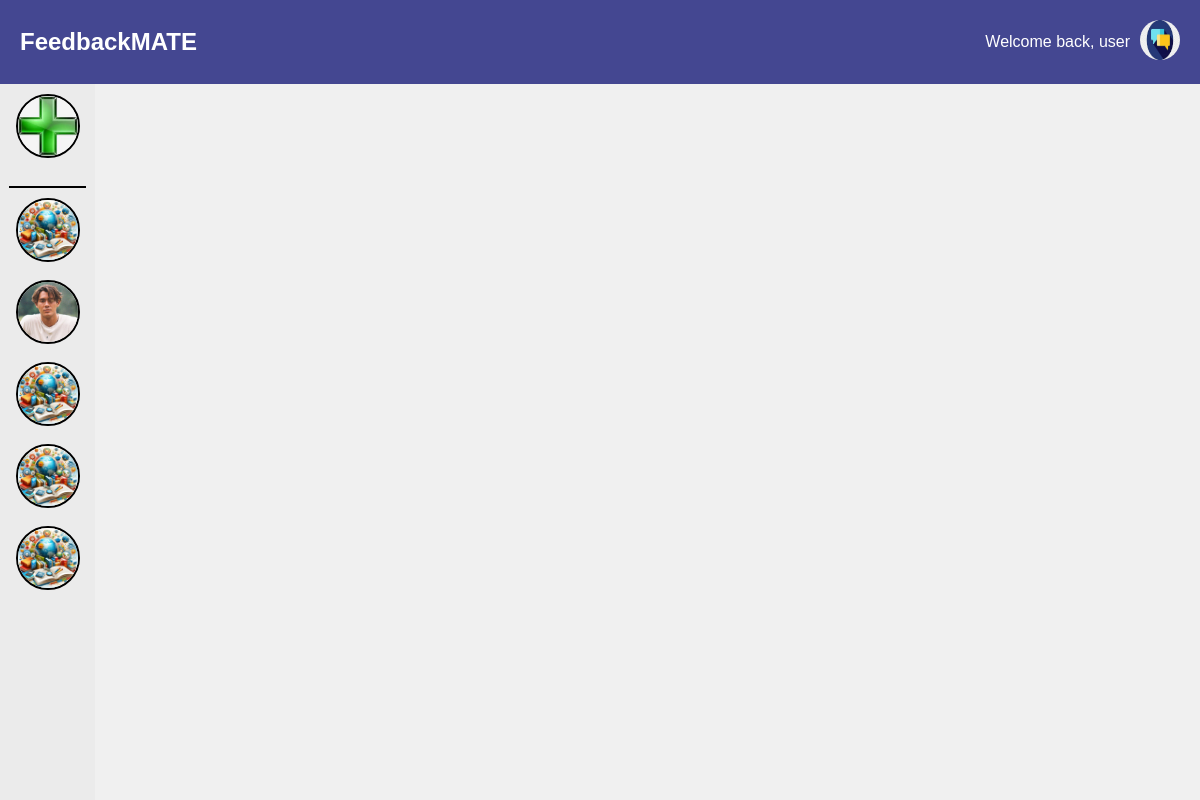
The page /student/ (signed in) on the database its author committed.
### main/models.py (models this page shows, shortened)
class UserInfo(models.Model):
    user = models.OneToOneField(User, on_delete=models.CASCADE)
    profile_name = models.CharField(max_length=30)
    user_image = models.ImageField(upload_to=user_image_path, default='img/user.png')

class Channel(models.Model):
    name = models.CharField(max_length=70)
    pin_code = models.CharField(max_length=6, unique=True, blank=True, null=True)
    user = models.ForeignKey(User, on_delete=models.CASCADE)
    description = models.TextField(max_length=500, blank=True)
    image = models.ImageField(upload_to=channel_image_path, default='img/channel_icon.jpg')
    students = models.ManyToManyField(User, related_name='joined_channels', blank=True)

### main/decorators.py (the view)
    def _wrapped_view(request, *args, **kwargs):
        if request.user.groups.filter(name='student').exists():
            return view_func(request, *args, **kwargs)
        else:
            return HttpResponseForbidden("You do not have permission to access this page.")

### main/views.py (called while the page is built)
@login_required(login_url='login')
@student_required
def studentPage(request):
    user_channels = request.user.joined_channels.all()
    user_info = UserInfo.objects.get(user=request.user)
    return render(request, 'student.html', {
        'username': user_info.profile_name,
        'channels': user_channels,
        'user_image': user_info.user_image.url,
    })

### main/templates/student.html (shortened to what this page needs)
<!DOCTYPE html>
<html lang="en">
{% load static %}
<head>
    <link rel="stylesheet" href="https://cdnjs.cloudflare.com/ajax/libs/font-awesome/5.15.1/css/all.min.css">
    <link rel="stylesheet" href="https://cdnjs.cloudflare.com/ajax/libs/font-awesome/5.15.3/css/all.min.css">
</head>
<body>
    <div class="app-container">
        <div class="header">
            <div class="logo">FeedbackMATE</div>
            <div class="user-info">
                <span class="welcome-text">Welcome back, {{ username }}</span>
                <div class="user-dropdown">
                    <img src="{{ user_image }}" alt="User Image" width="40" height="40" style="border-radius: 50%;">
                </div>
            </div>
        </div>
        <div class="main-container">
            <div class="sidebar">
                <div class="channel-icon-container add-channel create-channel-btn">
                    <img src="{% static 'img/add_channel_icon.jpg' %}" alt="Add Channel" class="channel-icon" onclick="location.href='{% url 'join-channel' %}'">
                </div>
                <div class="channel-divider"></div>
                {% block channel %}
                {% for channel in channels %}
                    <div class="channel-icon-container" data-channel-id="{{ channel.id }}">
                        <img src="{{ channel.image.url }}" alt="" class="channel-icon" onclick="location.href='{% url 'student-channel-detail' channel.id %}'">
                    </div>
                {% endfor %}
                {% endblock %}
            </div>
        </div>
    </div>
</body>
</html>

### main/templates/student.html (style rules this page uses)
body { font-family: Arial, sans-serif; margin: 0; padding: 0; background-color: #f0f0f0; }
.app-container { display: flex; flex-direction: column; max-height: 100vh; }
.header { display: flex; justify-content: space-between; align-items: center; padding: 20px; background-color: #444791; color: white; }
.logo { font-size: 24px; font-weight: bold; }
.user-info { display: flex; align-items: center; }
.welcome-text { margin-right: 10px; }
.user-dropdown { position: relative; }
.main-container { display: flex; flex-grow: 1; overflow: hidden; }
.sidebar { width: 75px; background-color: #EBEBEB; min-height: 100vh; max-height: 100vh; padding: 10px; display: flex; flex-direction: column; align-items: center; flex-shrink: 0; -ms-overflow-style: none; scrollbar-width: none; overflow-y: auto; overflow-x: hidden; }
.channel-divider { height: 0; background-color: black; border: 1px solid black; width: 100%; margin-top: 10px; margin-bottom: 10px; top: 0; z-index: 10; }
.add-channel { margin-bottom: 10px; border-bottom: 2px solid black; }
.channel-icon-container { position: relative; margin-bottom: 18px; border: 2px solid black; border-radius: 50%; width: 60px; height: 60px; display: flex; justify-content: center; align-items: center; transition: border-radius 0.1s; }
.channel-icon { max-width: 100%; max-height: 100%; border-radius: 50%; }

### rows shown on the page
UserInfo: profile_name "user"
Channel: image (picture)
Channel: image (picture)
Channel: image (picture)
Channel: image (picture)
Channel: image (picture)
